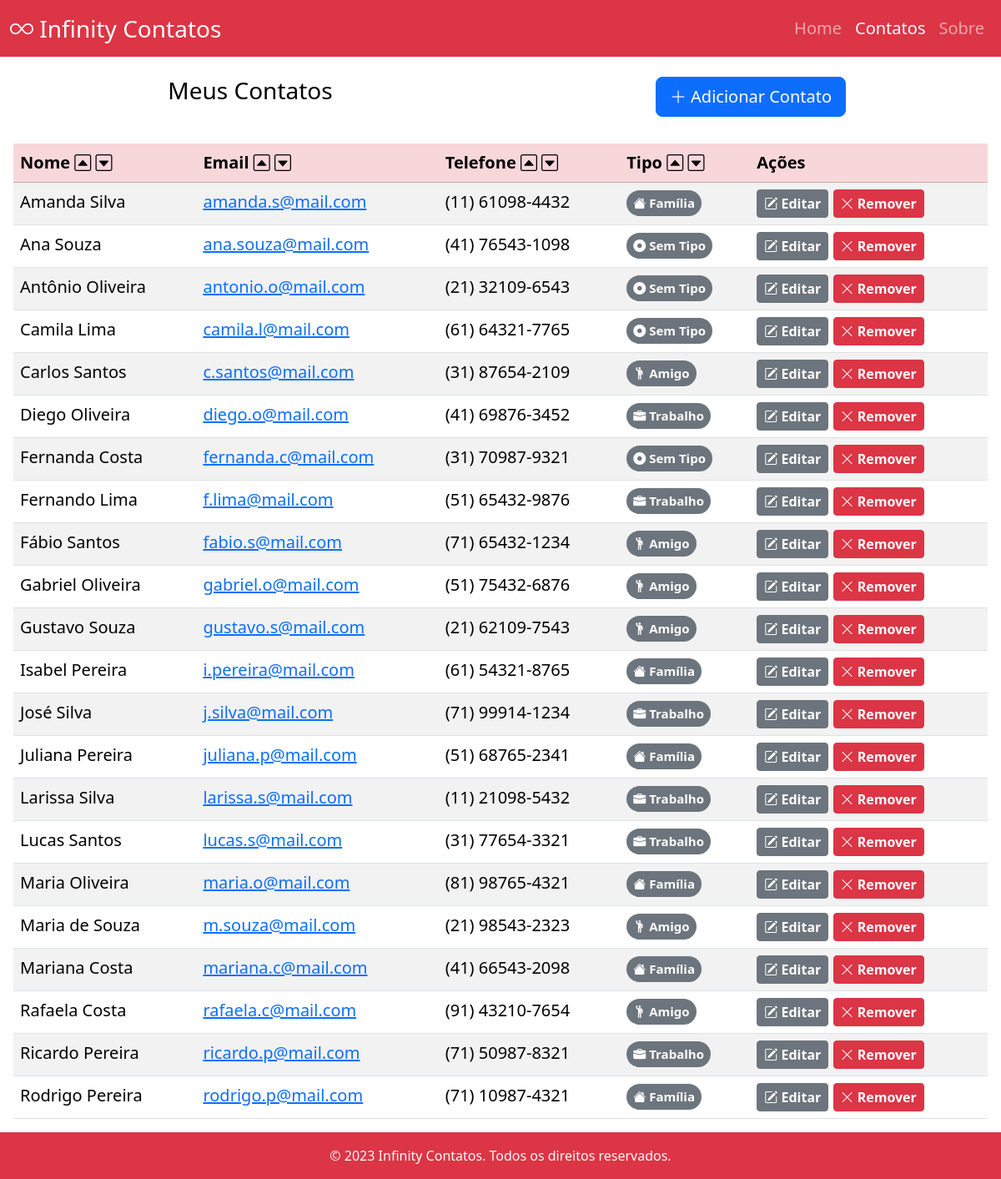
/contatos?ordem=nome&desc=false, run on the app's committed database.
### tables this page shows
CREATE TABLE contato (nome TEXT, email TEXT PRIMARY KEY, telefone TEXT, tipo TEXT);

### contatos.py (the view)
@app.route('/contatos', methods=['GET'])
def mostrar_contatos():
    tipo = request.args.get('tipo', "")
    ordem = request.args.get('ordem', "")
    desc = request.args.get('desc', "")
    email_editado = request.args.get('email_editado', "")
    if tipo:
        if tipo == 'Todos':
            tipo = ''
        session['tipo'] = tipo
    else:
        tipo = session.get('tipo')
    if ordem:
        session['ordem'] = ordem
    else:
        ordem = session.get('ordem')
    if desc and desc.lower() == 'true':
        desc = True
        session['desc'] = True
    elif desc and desc.lower() == 'false':
        desc = False
        session['desc'] = False
    else:
        desc = session.get('desc')
    contatos = repoContato.filtrar_ordenar_contatos(tipo, ordem, desc)
    return render_template('contatos.jinja', contatos=contatos,
        email_editado=email_editado)

### repositorio.py (called while the page is built)
    @staticmethod
    def dicionario_contato(tupla_dados: tuple) -> dict:
        nome, email, telefone, tipo = tupla_dados
        return {'nome': nome, 'email': email,
            'telefone': telefone, 'tipo': tipo}

    def abrir_conexao(self) -> None:
        self.connection = sqlite3.connect(self.nome_db)
        self.cursor = self.connection.cursor()

    def fechar_conexao(self) -> None:
        self.cursor.close()
        self.connection.close()
        self.connection = None
        self.cursor = None

### templates/contatos.jinja (shortened to what this page needs)
{% extends "base.jinja" %}
{% macro badge(icone, texto) %}
    <span class="badge rounded-pill bg-secondary p-2">
        <i class="bi-{{icone}}"></i> {{texto}}
    </span>
{% endmacro %}
{% block main %}
    <div class="container-fluid">
        <div class="row mt-4 text-nowrap">
            <div class="col mb-3 d-flex justify-content-center">
                <h1 class="fs-3 m-0"><a href="{{url_for('mostrar_contatos', tipo='Todos')}}" class="text-decoration-none text-black">Meus Contatos</a></h1>
            </div>
            <div class="col mb-3 d-flex justify-content-center">
                <button type="button" class="btn btn-primary btn-lg fs-5" data-bs-toggle="modal" data-bs-target="#modal-adicionar"><i class="bi-plus-lg"></i> Adicionar Contato</button>
            </div>
        </div>
        <div class="row mt-3">
            <div class="col table-responsive px-3">
                <form>
                    <table class="table table-striped text-nowrap fs-5">
                        <thead>
                            <tr class="table-danger">
                                {% for texto in ('nome', 'email', 'telefone', 'tipo')%}
                                <th>
                                    <a href="{{url_for('mostrar_contatos')}}" class="text-decoration-none text-black">{{texto.capitalize()}}</a>
                                    <a href="{{url_for('mostrar_contatos', ordem=texto, desc='false')}}"><i class="bi bi-caret-up-square text-black"></i></a>
                                    <a href="{{url_for('mostrar_contatos', ordem=texto, desc='true')}}"><i class="bi bi-caret-down-square text-black"></i></a>
                                </th>
                                {% endfor %}
                                <th>Ações</th>
                            </tr>
                        </thead>
                        <tbody>
                            {% for contato in contatos %}
                                {% if email_editado == contato.email %}
                                <tr>
                                    <td><input type="text" class="form-control" id="nome-contato" placeholder="Nome" name="nome" value="{{contato.nome}}" required></td>
                                    <td><input type="email" class="form-control" id="email-contato" placeholder="E-mail" value="{{contato.email}}" name="email" required></td>
                                    <td><input type="tel" class="form-control" id="tel-contato" placeholder="Telefone" value="{{contato.telefone}}" name="telefone" required></td>
                                    <td>
                                        <select class="form-select" id="tipo-contato" name="tipo" required>
                                            <option value="">Selecionar</option>
                                            {% for tipo in ("Trabalho", "Família", "Amigo", "Sem Tipo")%}
                                                <option value="{{tipo}}" {{"selected" if tipo == contato.tipo else ""}}>{{tipo}}</option>
                                            {% endfor %}
                                        </select>
                                    </td>
                                    <td>
                                        <button type="submit" formmethod="post" formaction="{{url_for('salvar_edicao')}}" class="btn btn-success btn-sm fs-6 fw-bold"><i class="bi-check-square"></i> Salvar</button>
                                        <button type="submit" formmethod="post" formaction="{{url_for('remover_contato', email=contato.email)}}" class="btn btn-danger btn-sm fs-6 fw-bold"><i class="bi-x-lg"></i> Remover</button>
                                    </td>
                                </tr>
                                {% else %}
                                <tr>
                                    <td>{{contato.nome}}</td>
                                    <td>{{contato.email | urlize}}</td>
                                    <td>{{contato.telefone}}</td>
                                    <td>
                                        <a href="{{url_for('mostrar_contatos', tipo=contato.tipo)}}">
                                        {% if contato.tipo == "Sem Tipo" %}
                                            {{badge("record-circle-fill", "Sem Tipo")}}
                                        {% elif contato.tipo == "Trabalho" %}
                                            {{badge("briefcase-fill", "Trabalho")}}
                                        {% elif contato.tipo == "Família" %}
                                            {{badge("house-fill", "Família")}}
                                        {% elif contato.tipo == "Amigo" %}
                                            {{badge("person-raised-hand", "Amigo")}}
                                        {% else %}
                                            {{badge("question-circle-fill", contato.tipo)}}
                                        {% endif %}
                                        </a>
                                    </td>
                                    <td>
                                        <button type="submit" formmethod="post" formaction="{{url_for('editar_contato', email=contato.email)}}" class="btn btn-secondary btn-sm fs-6 fw-bold"><i class="bi-pencil-square"></i> Editar</button>
                                        <button type="submit" formmethod="post" formaction="{{url_for('remover_contato', email=contato.email)}}" class="btn btn-danger btn-sm fs-6 fw-bold"><i class="bi-x-lg"></i> Remover</button>
                                    </td>
                                </tr>
                                {% endif %}
                            {% endfor %}
                        </tbody>
                    </table>
                </form>
            </div>
        </div>
    </div>
{% endblock  %}

### data on the page
contato: nome "Amanda Silva", email "amanda.s@mail.com", telefone "(11) 61098-4432", tipo "Família"
contato: nome "Ana Souza", email "ana.souza@mail.com", telefone "(41) 76543-1098", tipo "Sem Tipo"
contato: nome "Antônio Oliveira", email "antonio.o@mail.com", telefone "(21) 32109-6543", tipo "Sem Tipo"
contato: nome "Camila Lima", email "camila.l@mail.com", telefone "(61) 64321-7765", tipo "Sem Tipo"
contato: nome "Carlos Santos", email "c.santos@mail.com", telefone "(31) 87654-2109", tipo "Amigo"
contato: nome "Diego Oliveira", email "diego.o@mail.com", telefone "(41) 69876-3452", tipo "Trabalho"
contato: nome "Fernanda Costa", email "fernanda.c@mail.com", telefone "(31) 70987-9321", tipo "Sem Tipo"
contato: nome "Fernando Lima", email "f.lima@mail.com", telefone "(51) 65432-9876", tipo "Trabalho"
contato: nome "Fábio Santos", email "fabio.s@mail.com", telefone "(71) 65432-1234", tipo "Amigo"
contato: nome "Gabriel Oliveira", email "gabriel.o@mail.com", telefone "(51) 75432-6876", tipo "Amigo"
contato: nome "Gustavo Souza", email "gustavo.s@mail.com", telefone "(21) 62109-7543", tipo "Amigo"
contato: nome "Isabel Pereira", email "i.pereira@mail.com", telefone "(61) 54321-8765", tipo "Família"
contato: nome "José Silva", email "j.silva@mail.com", telefone "(71) 99914-1234", tipo "Trabalho"
contato: nome "Juliana Pereira", email "juliana.p@mail.com", telefone "(51) 68765-2341", tipo "Família"
contato: nome "Larissa Silva", email "larissa.s@mail.com", telefone "(11) 21098-5432", tipo "Trabalho"
contato: nome "Lucas Santos", email "lucas.s@mail.com", telefone "(31) 77654-3321", tipo "Trabalho"
contato: nome "Maria Oliveira", email "maria.o@mail.com", telefone "(81) 98765-4321", tipo "Família"
contato: nome "Maria de Souza", email "m.souza@mail.com", telefone "(21) 98543-2323", tipo "Amigo"
contato: nome "Mariana Costa", email "mariana.c@mail.com", telefone "(41) 66543-2098", tipo "Família"
contato: nome "Rafaela Costa", email "rafaela.c@mail.com", telefone "(91) 43210-7654", tipo "Amigo"
contato: nome "Ricardo Pereira", email "ricardo.p@mail.com", telefone "(71) 50987-8321", tipo "Trabalho"
contato: nome "Rodrigo Pereira", email "rodrigo.p@mail.com", telefone "(71) 10987-4321", tipo "Família"

### other printed values
{{ texto.capitalize() }} "Nome" "Email" "Telefone" "Tipo"
